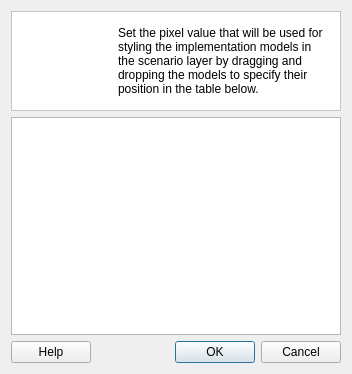
<?xml version="1.0" encoding="UTF-8"?>
<ui version="4.0">
 <class>StylePixelValueDialog</class>
 <widget class="QDialog" name="StylePixelValueDialog">
  <property name="geometry">
   <rect>
    <x>0</x>
    <y>0</y>
    <width>352</width>
    <height>374</height>
   </rect>
  </property>
  <property name="windowTitle">
   <string>Style Pixel Value Editor</string>
  </property>
  <layout class="QGridLayout" name="gridLayout">
   <item row="0" column="0" colspan="2">
    <widget class="QFrame" name="frame">
     <property name="sizePolicy">
      <sizepolicy hsizetype="Preferred" vsizetype="Minimum">
       <horstretch>0</horstretch>
       <verstretch>0</verstretch>
      </sizepolicy>
     </property>
     <property name="minimumSize">
      <size>
       <width>0</width>
       <height>100</height>
      </size>
     </property>
     <property name="maximumSize">
      <size>
       <width>16777215</width>
       <height>100</height>
      </size>
     </property>
     <property name="autoFillBackground">
      <bool>false</bool>
     </property>
     <property name="styleSheet">
      <string notr="true">background-color: rgb(255, 255, 255);</string>
     </property>
     <property name="frameShape">
      <enum>QFrame::StyledPanel</enum>
     </property>
     <property name="frameShadow">
      <enum>QFrame::Raised</enum>
     </property>
     <layout class="QHBoxLayout" name="horizontalLayout">
      <item>
       <widget class="QLabel" name="icon_la">
        <property name="maximumSize">
         <size>
          <width>91</width>
          <height>81</height>
         </size>
        </property>
        <property name="text">
         <string/>
        </property>
        <property name="scaledContents">
         <bool>true</bool>
        </property>
       </widget>
      </item>
      <item>
       <widget class="QLabel" name="label_123">
        <property name="text">
         <string>&lt;html&gt;&lt;head/&gt;&lt;body&gt;&lt;p&gt;Set the pixel value that will be used for styling the implementation models in the scenario layer by dragging and dropping the models to specify their position in the table below.&lt;/p&gt;&lt;/body&gt;&lt;/html&gt;</string>
        </property>
        <property name="wordWrap">
         <bool>true</bool>
        </property>
        <property name="openExternalLinks">
         <bool>true</bool>
        </property>
       </widget>
      </item>
     </layout>
    </widget>
   </item>
   <item row="2" column="0">
    <widget class="QPushButton" name="btn_help">
     <property name="text">
      <string>Help</string>
     </property>
    </widget>
   </item>
   <item row="2" column="1">
    <widget class="QDialogButtonBox" name="buttonBox">
     <property name="orientation">
      <enum>Qt::Horizontal</enum>
     </property>
     <property name="standardButtons">
      <set>QDialogButtonBox::Cancel|QDialogButtonBox::Ok</set>
     </property>
    </widget>
   </item>
   <item row="1" column="0" colspan="2">
    <widget class="QListView" name="lv_implementation_model">
     <property name="editTriggers">
      <set>QAbstractItemView::NoEditTriggers</set>
     </property>
     <property name="dragEnabled">
      <bool>true</bool>
     </property>
     <property name="dragDropMode">
      <enum>QAbstractItemView::InternalMove</enum>
     </property>
     <property name="defaultDropAction">
      <enum>Qt::MoveAction</enum>
     </property>
     <property name="selectionMode">
      <enum>QAbstractItemView::SingleSelection</enum>
     </property>
     <property name="selectionBehavior">
      <enum>QAbstractItemView::SelectRows</enum>
     </property>
    </widget>
   </item>
  </layout>
 </widget>
 <resources/>
 <connections>
  <connection>
   <sender>buttonBox</sender>
   <signal>rejected()</signal>
   <receiver>StylePixelValueDialog</receiver>
   <slot>reject()</slot>
   <hints>
    <hint type="sourcelabel">
     <x>316</x>
     <y>260</y>
    </hint>
    <hint type="destinationlabel">
     <x>286</x>
     <y>274</y>
    </hint>
   </hints>
  </connection>
 </connections>
</ui>
